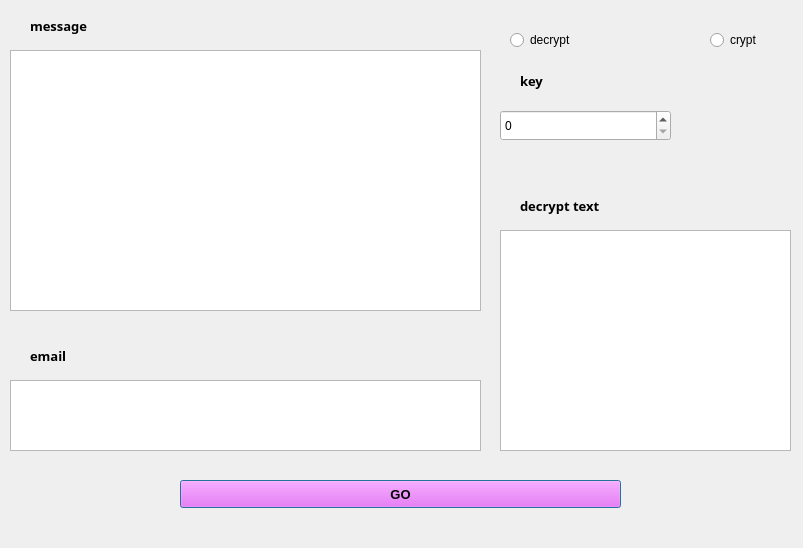
<?xml version="1.0" encoding="UTF-8"?>
<ui version="4.0">
 <class>Dialog</class>
 <widget class="QDialog" name="Dialog">
  <property name="geometry">
   <rect>
    <x>0</x>
    <y>0</y>
    <width>803</width>
    <height>548</height>
   </rect>
  </property>
  <property name="windowTitle">
   <string>programm v1</string>
  </property>
  <widget class="QRadioButton" name="radioButton">
   <property name="geometry">
    <rect>
     <x>710</x>
     <y>30</y>
     <width>95</width>
     <height>20</height>
    </rect>
   </property>
   <property name="font">
    <font>
     <weight>50</weight>
     <bold>false</bold>
    </font>
   </property>
   <property name="text">
    <string>crypt</string>
   </property>
  </widget>
  <widget class="QRadioButton" name="radioButton_2">
   <property name="geometry">
    <rect>
     <x>510</x>
     <y>30</y>
     <width>95</width>
     <height>20</height>
    </rect>
   </property>
   <property name="text">
    <string>decrypt</string>
   </property>
  </widget>
  <widget class="QTextEdit" name="textEdit">
   <property name="geometry">
    <rect>
     <x>10</x>
     <y>50</y>
     <width>471</width>
     <height>261</height>
    </rect>
   </property>
  </widget>
  <widget class="QTextBrowser" name="textBrowser">
   <property name="geometry">
    <rect>
     <x>10</x>
     <y>380</y>
     <width>471</width>
     <height>71</height>
    </rect>
   </property>
  </widget>
  <widget class="QSpinBox" name="spinBox">
   <property name="geometry">
    <rect>
     <x>500</x>
     <y>110</y>
     <width>171</width>
     <height>31</height>
    </rect>
   </property>
  </widget>
  <widget class="QTextEdit" name="textEdit_2">
   <property name="geometry">
    <rect>
     <x>500</x>
     <y>230</y>
     <width>291</width>
     <height>221</height>
    </rect>
   </property>
  </widget>
  <widget class="QLabel" name="label">
   <property name="geometry">
    <rect>
     <x>30</x>
     <y>10</y>
     <width>101</width>
     <height>31</height>
    </rect>
   </property>
   <property name="font">
    <font>
     <family>Arial Black</family>
     <pointsize>10</pointsize>
     <weight>75</weight>
     <bold>true</bold>
    </font>
   </property>
   <property name="text">
    <string>message</string>
   </property>
  </widget>
  <widget class="QLabel" name="label_2">
   <property name="geometry">
    <rect>
     <x>30</x>
     <y>340</y>
     <width>91</width>
     <height>31</height>
    </rect>
   </property>
   <property name="font">
    <font>
     <family>Arial Black</family>
     <pointsize>10</pointsize>
     <weight>75</weight>
     <bold>true</bold>
    </font>
   </property>
   <property name="text">
    <string>email</string>
   </property>
  </widget>
  <widget class="QLabel" name="label_3">
   <property name="geometry">
    <rect>
     <x>520</x>
     <y>190</y>
     <width>161</width>
     <height>31</height>
    </rect>
   </property>
   <property name="font">
    <font>
     <family>Arial Black</family>
     <pointsize>10</pointsize>
     <weight>75</weight>
     <bold>true</bold>
    </font>
   </property>
   <property name="lineWidth">
    <number>1</number>
   </property>
   <property name="text">
    <string>decrypt text</string>
   </property>
  </widget>
  <widget class="QLabel" name="label_4">
   <property name="geometry">
    <rect>
     <x>520</x>
     <y>70</y>
     <width>55</width>
     <height>21</height>
    </rect>
   </property>
   <property name="font">
    <font>
     <family>Arial Black</family>
     <pointsize>10</pointsize>
     <weight>75</weight>
     <bold>true</bold>
    </font>
   </property>
   <property name="text">
    <string>key</string>
   </property>
  </widget>
  <widget class="QPushButton" name="pushButton">
   <property name="geometry">
    <rect>
     <x>180</x>
     <y>480</y>
     <width>441</width>
     <height>28</height>
    </rect>
   </property>
   <property name="font">
    <font>
     <pointsize>10</pointsize>
     <weight>75</weight>
     <bold>true</bold>
    </font>
   </property>
   <property name="styleSheet">
    <string notr="true">background-color: rgb(255, 85, 255);</string>
   </property>
   <property name="text">
    <string>GO</string>
   </property>
  </widget>
 </widget>
 <resources/>
 <connections/>
</ui>
